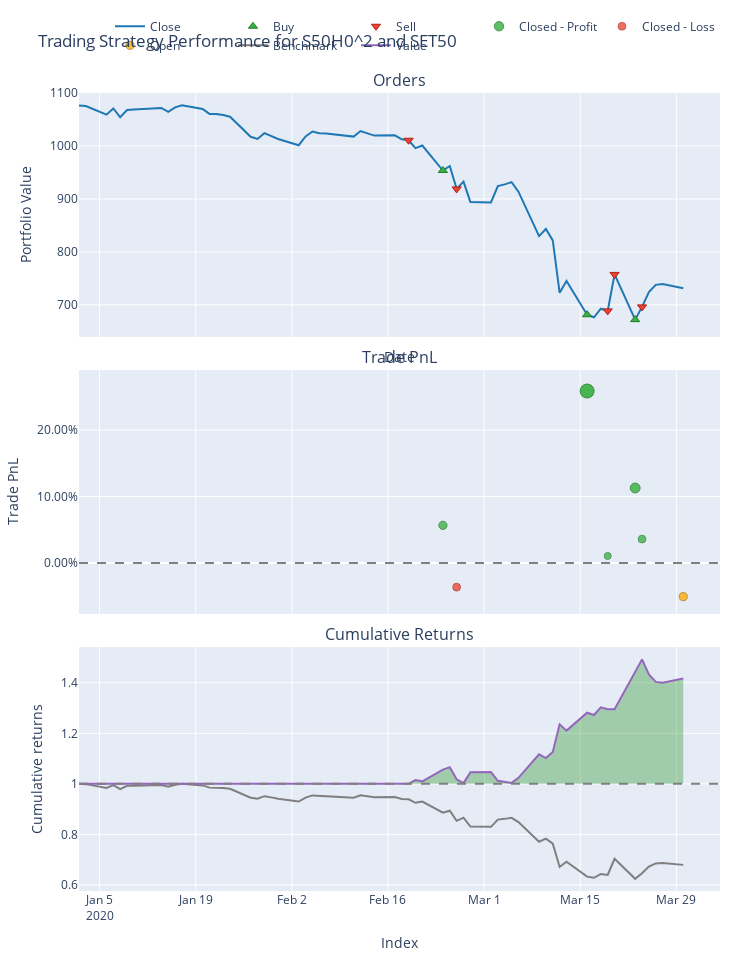
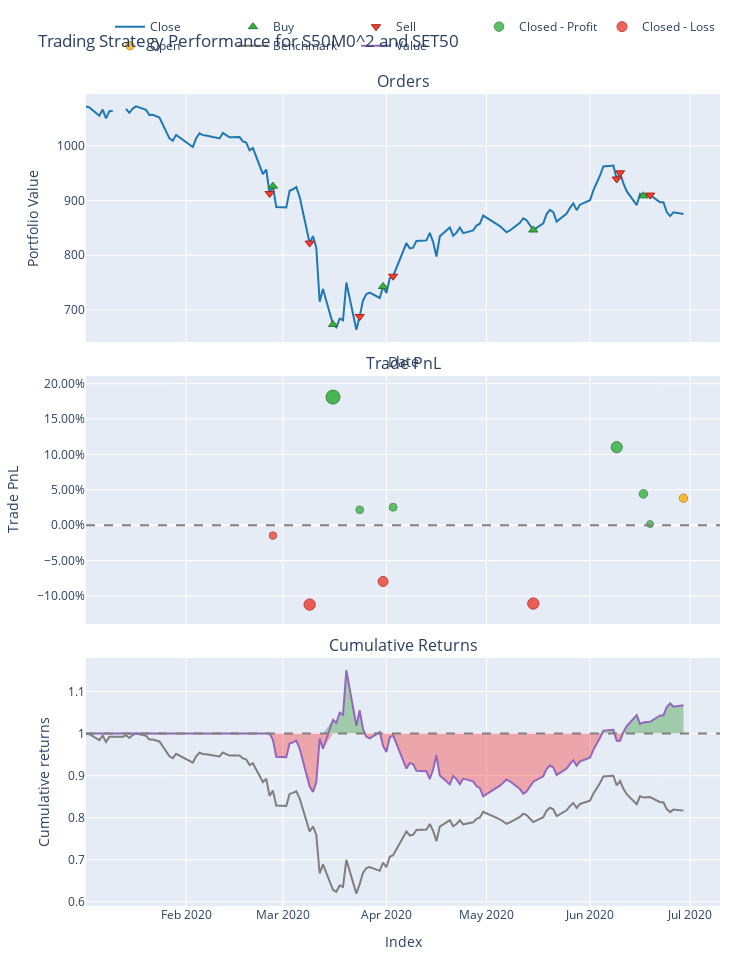
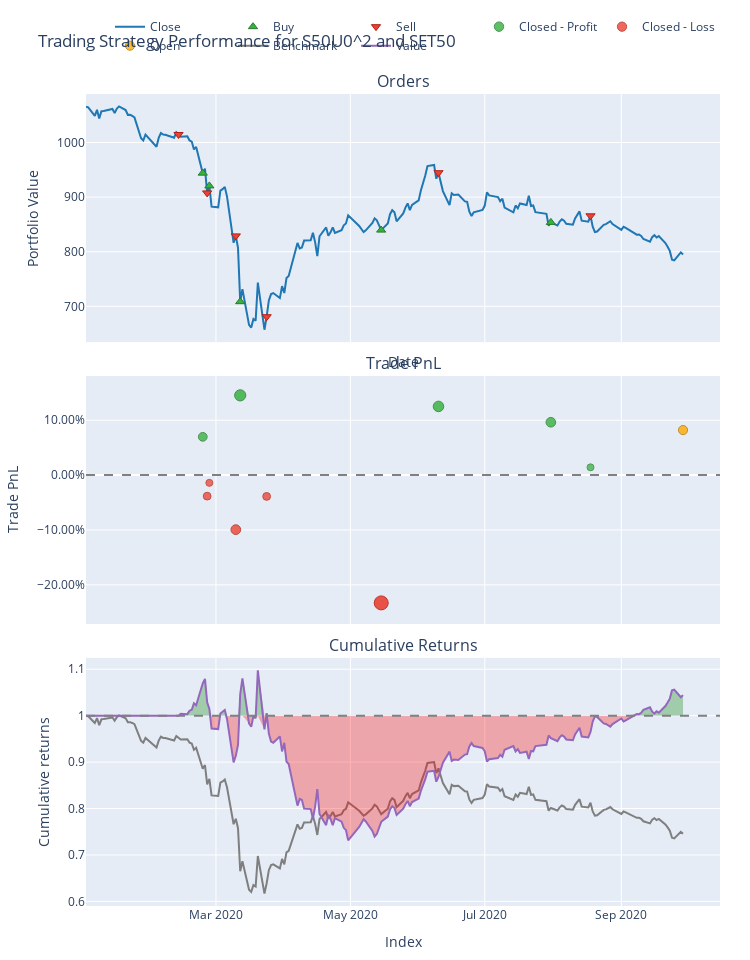
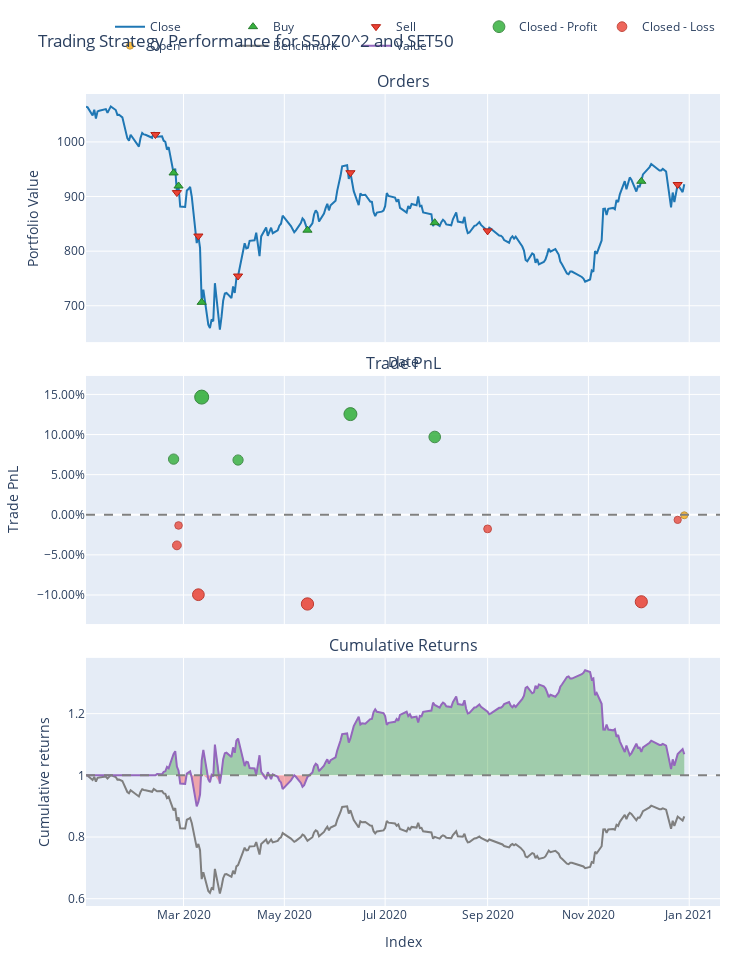

Notebook cell for these charts, in order:
### Code cell
import pandas as pd
import vectorbt as vbt
import warnings

warnings.simplefilter(action='ignore', category=FutureWarning)
warnings.simplefilter(action='ignore', category=RuntimeWarning)
warnings.simplefilter(action='ignore', category=pd.errors.SettingWithCopyWarning)

TFEX_S50 = pd.read_excel("S50_TFEX.xlsx")
TFEX_S50['Timestamp'] = pd.to_datetime(TFEX_S50['Timestamp'])
TFEX_S50.set_index('Timestamp', inplace=True)

set50 = pd.read_csv('SET50.csv')

set50['Timestamp'] = pd.to_datetime(set50['Date'])
set50.set_index('Timestamp', inplace=True)
set50.drop(columns=['Date'], inplace=True)

set50['Close'] = pd.to_numeric(set50['Close'].str.replace(',', ''), errors='coerce')

window = 30

cols = TFEX_S50.columns
num_cols = len(cols)


for col in cols:
    print(f"Processing security: {col}")
    
    data = TFEX_S50[[col]].join(set50, how='inner').dropna()
    data[col] = pd.to_numeric(data[col], errors='coerce')
    data['SET50'] = pd.to_numeric(data['Close'], errors='coerce')
    data['Gap'] = data[col] - data['SET50']
    data['Rolling Mean'] = data['Gap'].rolling(window=window).mean()
    data['Rolling Std'] = data['Gap'].rolling(window=window).std()
    data['Z-score'] = (data['Gap'] - data['Rolling Mean']) / data['Rolling Std']

    entry_long = data['Z-score'] < -1.618 * 0.786
    entry_short = data['Z-score'] > 1.618 * 0.786
    exit_long_short = abs(data['Z-score']) < 0.01

    portfolio = vbt.Portfolio.from_signals(
        close=data[col],
        entries=entry_long,
        short_entries=entry_short,
        exits=exit_long_short,
        short_exits=exit_long_short,
        freq='1D'
    )

    print(f"Performance stats for {col} and SET50:")
    print(portfolio.stats())

    fig = portfolio.plot()
    fig.update_layout(title=f'Trading Strategy Performance for {col} and SET50', xaxis_title='Date', yaxis_title='Portfolio Value')
    fig.show()
